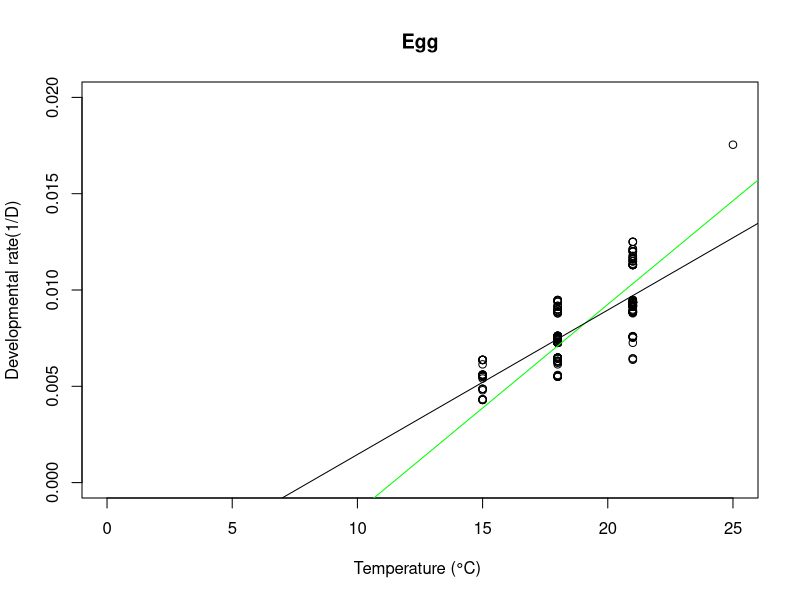
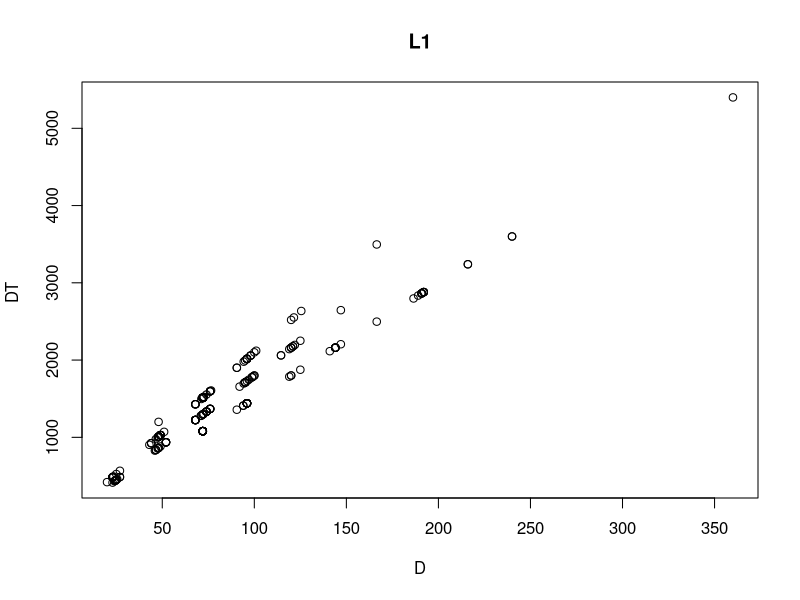
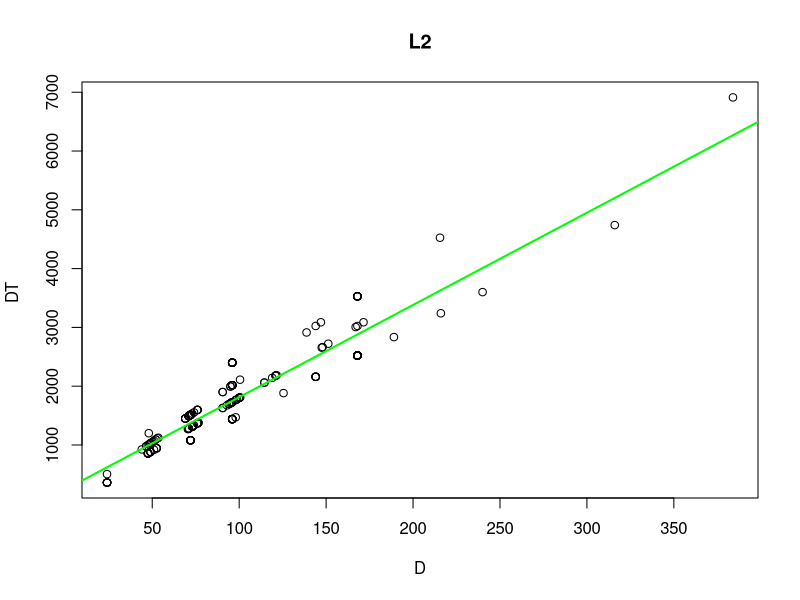
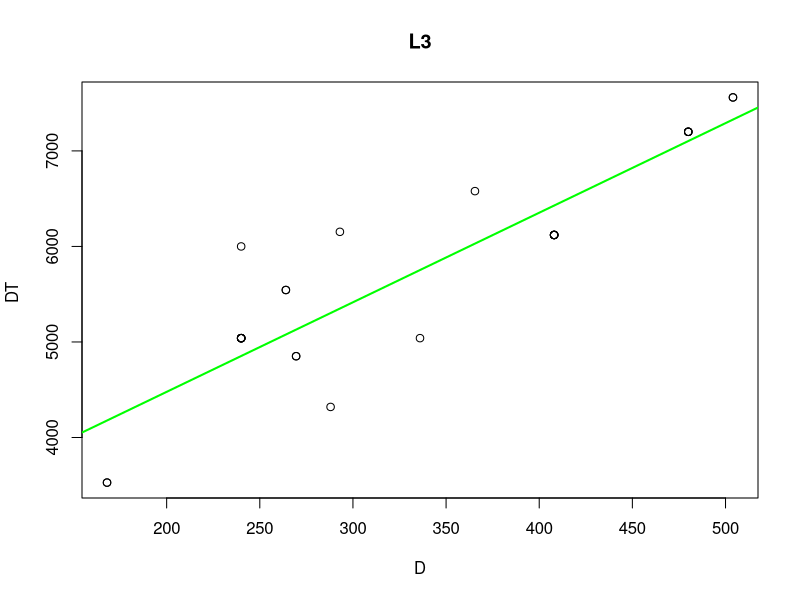
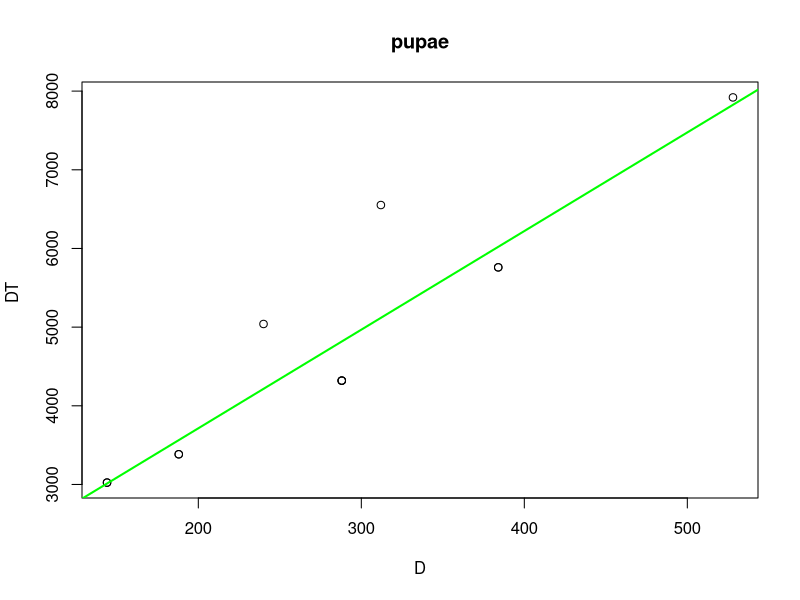

These charts were generated, in order, by the following R code:
rm(list = ls())
data = read.csv("Data/cholevinae_full.csv", header=TRUE, sep = ";")
head(data)
summary(data)
class(data$DT_egg)
class (data$temp)
data_12 = data [data$year=="2012",] # data for 2012
data_13 = data [data$year=="2013",] # data for 2013
library(ggplot2)
library(grid)
library(gridExtra)

#Tmin + SET - DT~D
lm.1=lm(data_13$DT_egg~data_13$egg)
summary(lm.1)
lm.2=lm(data_13$DT_L1~data_13$L1)
summary(lm.2)
lm.3=lm(data$DT_L2~data$L2)
summary(lm.3)
lm.4=lm(data$DT_L3 ~data$L3)
summary(lm.4)
lm.5=lm(data$DT_pupae~data$pupae)
summary(lm.5)


#Plot of thermal summation models on DT data


getwd()
p1= qplot (data_13$egg,data_13$DT_egg,
           xlab=substitute("Development (h)"),
           ylab=substitute("Development * Temperature (hD)"),
       main="Egg")
a1 = p1 + stat_smooth(method="lm", se=TRUE, colour="black")

p2= qplot (data$L1,data$DT_L1,
           xlab=substitute("Development (h)"),
           ylab=substitute("Development * Temperature (hD)"),
           main="L1")
a2= p2 + stat_smooth(method="lm", se=TRUE, colour="black")

p3= qplot (data$L2,data$DT_L2,
           xlab=substitute("Development (h)"),
           ylab=substitute("Development * Temperature (hD)"),
           main="L2")
a3= p3 + stat_smooth(method="lm", se=TRUE, colour="black")

p4= qplot (data$L3,data$DT_L3,
           xlab=substitute("Development (h)"),
           ylab=substitute("Development * Temperature (hD)"),
           main="L3")
a4= p4 + stat_smooth(method="lm", se=TRUE, colour="black")

p5= qplot (data$pupae,data$DT_pupae,
           xlab=substitute("Development (h)"),
           ylab=substitute("Development * Temperature (hD)"),
           main="Pupae")
a5= p5 + stat_smooth(method="lm", se=TRUE, colour="black")
tiff (filename="exports/sciodrepoides_development.tiff", 
      width=8000, height=12000, 
      compression="lzw", res= 800)
grid.arrange (a1,a2, a3, a4, a5, ncol=2)
dev.off()

# par (mfrow=c(3,2)) # ,mar=rep(2,4)
# plot(data_13$DT_egg~data_13$egg, 
#      xlab="Development(h)",
#      ylab="Development*Temperature (hD)", 
#      main="Egg")
# abline(lm.1, lwd=2)
# 
# plot(data$DT_L1~data$L1, 
#      xlab="Development(h)",
#      ylab="Development*Temperature (hD)", 
#      main="L1")
# abline(lm.2, lwd=2)
# plot(data$DT_L2~data$L2, 
#      xlab="Development(h)",
#      ylab="Development*Temperature (hD)", 
#      main="L2")
# abline(lm.3, lwd=2)
# plot(data$DT_L3 ~data$L3, 
#      xlab="Development(h)",
#      ylab="Development*Temperature (hD)", 
#      main="L3")
# abline(lm.4, lwd=2)
# plot(data$DT_pupae~data$pupae, 
#      xlab="Development(h)",
#      ylab="Development*Temperature (hD)", 
#      main="Pupae")
# abline(lm.5, lwd=2)
# dev.off()

#COMPARISON OF TWO METHODS IN GRAPHICAL WAY
t=11.3997
k=929.3538
lm.2=lm(data_13$r_egg~data_13$temp)
summary (lm.2)
#Plot of thermal summation models on 1/D data FITS perfectly!!!!!!!
plot(data_13$r_egg~data_13$temp, 
     ylab='Developmental rate(1/D)',
     xlab='Temperature (°C) ', 
     main="Egg",
     ylim=c(0,0.02),
     xlim=c(0,25))
abline (a=-(t/k), b=1/k, col='green', lwd=1)
abline (lm.2)


plot(data$DT_L1~data$L1, xlab='D',ylab='DT ', main="L1")
abline(lm.2, col='green', lwd=2)
plot(data$DT_L2~data$L2, xlab='D',ylab='DT ', main="L2")
abline(lm.3, col='green', lwd=2)
plot(data$DT_L3 ~data$L3, xlab='D',ylab='DT ', main="L3")
abline(lm.4, col='green', lwd=2)
plot(data$DT_pupae~data$pupae, xlab='D',ylab='DT ', main="pupae")
abline(lm.5, col='green', lwd=2)

